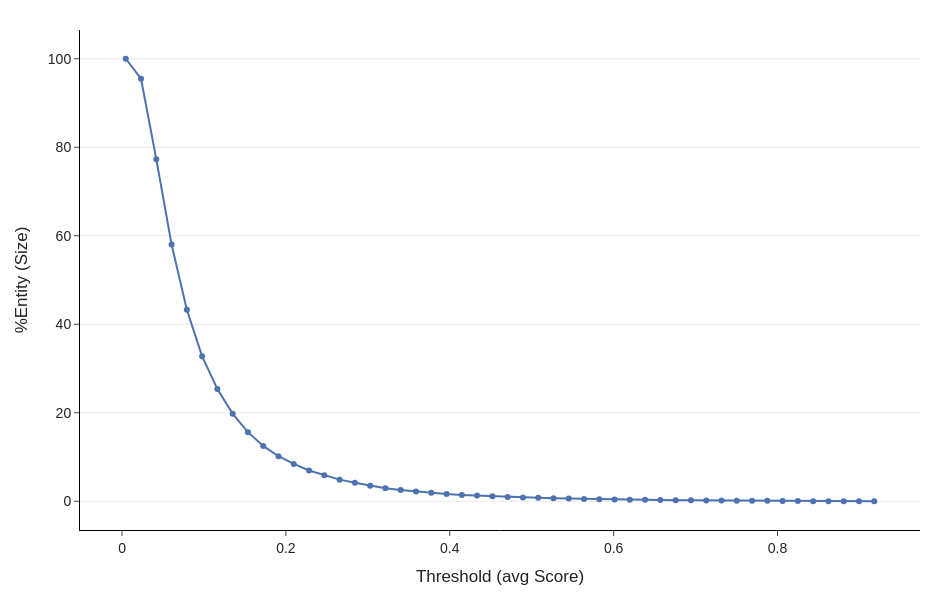

The notebook cell saved with this chart:
### Code cell
fig = line_plot(entities_df=entities_df, col='avg_Score', n_steps=50)
fig.show()

### Figure 1 — Plotly figure (JSON) as saved in the notebook; plotly's stock layout.template omitted (floating-point values rounded to 4 significant figures)
{"data": [{"hovertemplate": "threshold=%{x}<br>%Entity=%{y}<extra></extra>", "legendgroup": "", "line": {"color": "rgb(76,114,176)", "dash": "solid"}, "marker": {"symbol": "circle"}, "mode": "lines+markers", "name": "", "orientation": "v", "showlegend": false, "type": "scatter", "x": [0.004536, 0.02318, 0.04182, 0.06047, 0.07911, 0.09776, 0.1164, 0.135, 0.1537, 0.1723, 0.191, 0.2096, 0.2283, 0.2469, 0.2656, 0.2842, 0.3028, 0.3215, 0.3401, 0.3588, 0.3774, 0.3961, 0.4147, 0.4334, 0.452, 0.4706, 0.4893, 0.5079, 0.5266, 0.5452, 0.5639, 0.5825, 0.6012, 0.6198, 0.6384, 0.6571, 0.6757, 0.6944, 0.713, 0.7317, 0.7503, 0.769, 0.7876, 0.8063, 0.8249, 0.8435, 0.8622, 0.8808, 0.8995, 0.9181], "xaxis": "x", "y": [100.0, 95.48, 77.31, 58.02, 43.26, 32.76, 25.35, 19.76, 15.62, 12.5, 10.18, 8.428, 6.954, 5.87, 4.883, 4.165, 3.485, 2.961, 2.567, 2.22, 1.921, 1.653, 1.438, 1.28, 1.137, 0.9794, 0.8609, 0.7801, 0.6839, 0.6066, 0.5275, 0.4639, 0.4175, 0.366, 0.323, 0.2698, 0.2337, 0.2079, 0.1804, 0.1667, 0.1357, 0.1083, 0.0945, 0.06701, 0.04639, 0.02749, 0.01546, 0.008591, 0.003437, 0.001718], "yaxis": "y"}], "layout": {"font": {"family": "Arial", "size": 14}, "height": 600, "legend": {"tracegroupgap": 0}, "margin": {"b": 70, "l": 80, "r": 30, "t": 30}, "paper_bgcolor": "white", "plot_bgcolor": "white", "width": 950, "xaxis": {"anchor": "y", "domain": [0, 1], "linecolor": "black", "linewidth": 1, "showgrid": false, "showline": true, "ticks": "outside", "title": {"text": "Threshold (avg Score)"}, "zeroline": false}, "yaxis": {"anchor": "x", "domain": [0, 1], "gridcolor": "lightgray", "gridwidth": 0.5, "linecolor": "black", "linewidth": 1, "showgrid": true, "showline": true, "ticks": "outside", "title": {"text": "%Entity (Size)"}, "zeroline": false}}}
